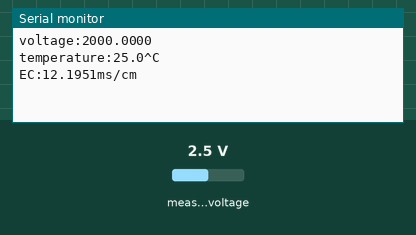
Bench run of a sketch on a simulated Arduino Uno, built for the host (arithmetic inside an expression is 32-bit, double 64-bit). Parts: the last lines printed to the serial monitor. The inputs (shaded band) are chosen by the test bench; at power-on: measured voltage 2.5 V. EEPROM starts erased.

Above: at 1.8 s.
1.9 s: measured voltage set to 0.1 V
At 2.8 s:
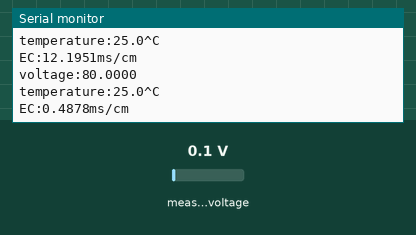
3.4 s: measured voltage set to 1.2 V
At 4.8 s:
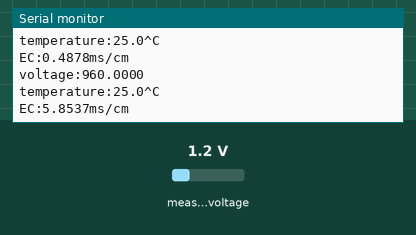
Timing chart, 0 to 6.4 s (numbered marks = the images above; inputs shaded):
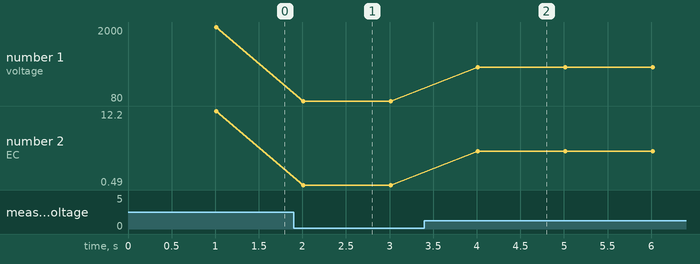

The sketch:

DFRobot_ESP_EC_BY_GREENPONIK.ino
```cpp
// (licence header left out)
#include "Arduino.h"
#include "Adafruit_ADS1015.h"
#include "DFRobot_ESP_EC.h"
#include "EEPROM.h"

DFRobot_ESP_EC ec;
Adafruit_ADS1115 ads;

float voltage, ecValue, temperature = 25;

void setup()
{
	Serial.begin(115200);
	EEPROM.begin(32);//needed EEPROM.begin to store calibration k in eeprom
	ec.begin();//by default lib store calibration k since 10 change it by set ec.begin(30); to start from 30
	ads.setGain(GAIN_ONE);
	ads.begin();
}

void loop()
{
	static unsigned long timepoint = millis();
	if (millis() - timepoint > 1000U) //time interval: 1s
	{

		timepoint = millis();
		voltage = ads.readADC_SingleEnded(0) / 10;
		Serial.print("voltage:");
		Serial.println(voltage, 4);

		//temperature = readTemperature();  // read your temperature sensor to execute temperature compensation
		Serial.print("temperature:");
		Serial.print(temperature, 1);
		Serial.println("^C");

		ecValue = ec.readEC(voltage, temperature); // convert voltage to EC with temperature compensation
		Serial.print("EC:");
		Serial.print(ecValue, 4);
		Serial.println("ms/cm");
	}
	ec.calibration(voltage, temperature); // calibration process by Serail CMD
}

float readTemperature()
{
	//add your code here to get the temperature from your temperature sensor
}
```

Measured:
- after the input at 1.9 s, the serial monitor: prints a new line after 0.11 s (image 1)
- after the input at 3.4 s, the serial monitor: prints a new line after 0.61 s (image 2)
- plotted number 1: 2000 → 80 after the input at 1.9 s, 80 → 960 after the input at 3.4 s
- plotted number 2: 12.2 → 0.49 after the input at 1.9 s, 0.49 → 5.85 after the input at 3.4 s
